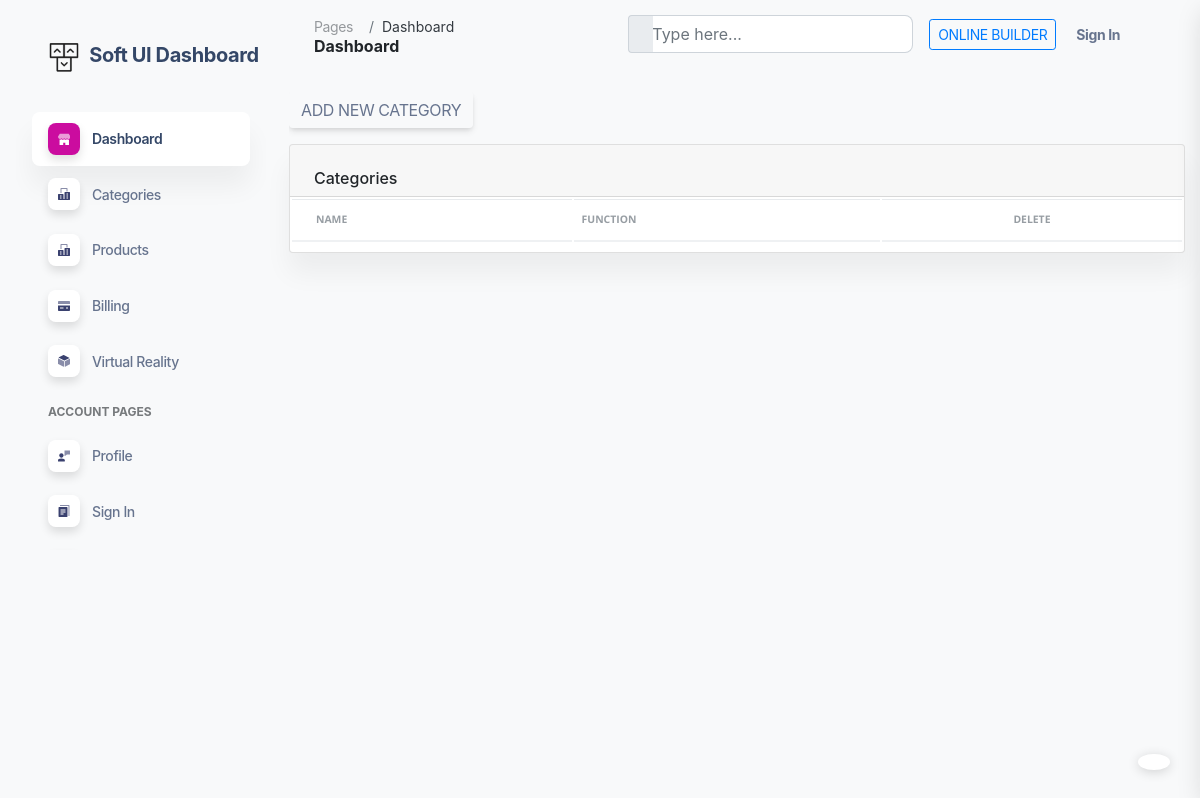
The page /dashboard/add_category/ on the database as committed earlier.
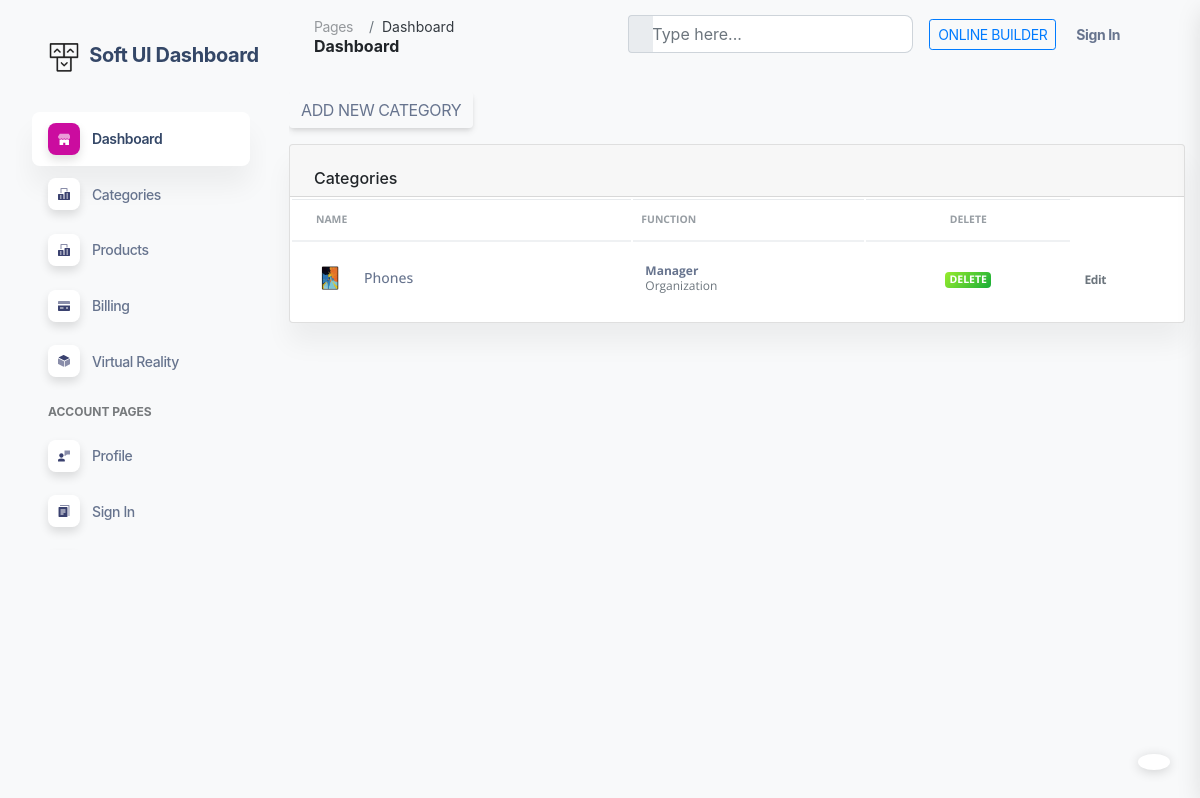
The same page on the database as committed later.
### store/models.py (models this page shows, shortened)
class Category(models.Model):
    name = models.CharField(max_length=30)
    image = models.ImageField(upload_to='Category',null=True, blank=True)
    @property
    def imageURL(self):
        try:
            return self.image.url
        except:
            pass

### dashboard/views.py (the view, shortened to what this page needs)
# urls.py: path('add_category/', add_category, name='add_category'),
def add_category(request):
    categories = Category.objects.all().order_by('-id')
    return render(request, 'dashboard/add_category.html',{'categories':categories})

### store/contex_pro.py (called while the page is built)
def context_process(request):
    try:
        products = Card.objects.get(user=request.user).product.all()
        context = {
            'categories': Category.objects.all(),
            'card_products': products,
            'total': sum(Cart_products.objects.filter(card__user=request.user).values_list('total',flat=True)),
            'count':products.count()
        }
    except:
        context = {
            'categories': Category.objects.all(),
        }
    return context

### templates/dashboard/add_category.html (shortened to what this page needs)
{% extends 'dashboard/admin.html' %}
{% load static %}
{% block head %}
    <link rel="stylesheet" href="https://cdn.jsdelivr.net/npm/bootstrap@4.0.0/dist/css/bootstrap.min.css">
{% endblock %}
{% block admin %}
    <div class="container-fluid py-4">
      <div class="row">
        <div class="col-12">
        <div class="page-header">
          <button class="btn btn-inverse-success" data-toggle="modal" data-target="#exampleModal">Add new category</button>
        </div>
          <div class="card mb-4">
            <div class="card-header pb-0">
              <h6>Categories</h6>
            </div>
            <div class="card-body px-0 pt-0 pb-2">
              <div class="table-responsive p-0">
                <table class="table align-items-center mb-0">
                  <thead>
                    <tr>
                      <th class="text-uppercase text-secondary text-xxs font-weight-bolder opacity-7">Name</th>
                      <th class="text-uppercase text-secondary text-xxs font-weight-bolder opacity-7 ps-2">Function</th>
                      <th class="text-center text-uppercase text-secondary text-xxs font-weight-bolder opacity-7">Delete</th>
                    </tr>
                  </thead>
                  <tbody>
                  {% for c in categories %}
                    <tr id="delete_category{{ c.id }}" >
                      <td>
                        <div class="d-flex px-2 py-1">
                          <div>
                            <img src="{{ c.imageURL }}" class="avatar avatar-sm me-3" alt="user1">
                          </div>
                          <div class="d-flex flex-column justify-content-center">
                            <h6 class="mb-0 text-sm">{{ c.name }}</h6>
                          </div>
                        </div>
                      </td>
                      <td>
                        <p class="text-xs font-weight-bold mb-0">Manager</p>
                        <p class="text-xs text-secondary mb-0">Organization</p>
                      </td>
                      <td class="align-middle text-center text-sm">
                        <span onclick="delete_category({{ c.id }})" style="cursor: pointer" class="badge badge-sm bg-gradient-success">Delete</span>
                      </td>
                      <td class="align-middle">
                        <a href="javascript:;" class="text-secondary font-weight-bold text-xs" data-toggle="tooltip" data-original-title="Edit user">
                          Edit
                        </a>
                      </td>
                    </tr>
                  {% endfor %}
                  </tbody>
                </table>
              </div>
            </div>
          </div>
        </div>
      </div>
    </div>
{% endblock %}

Rows that differ between the two databases and show on the page:
added Category: imageURL (picture), name "Phones"
